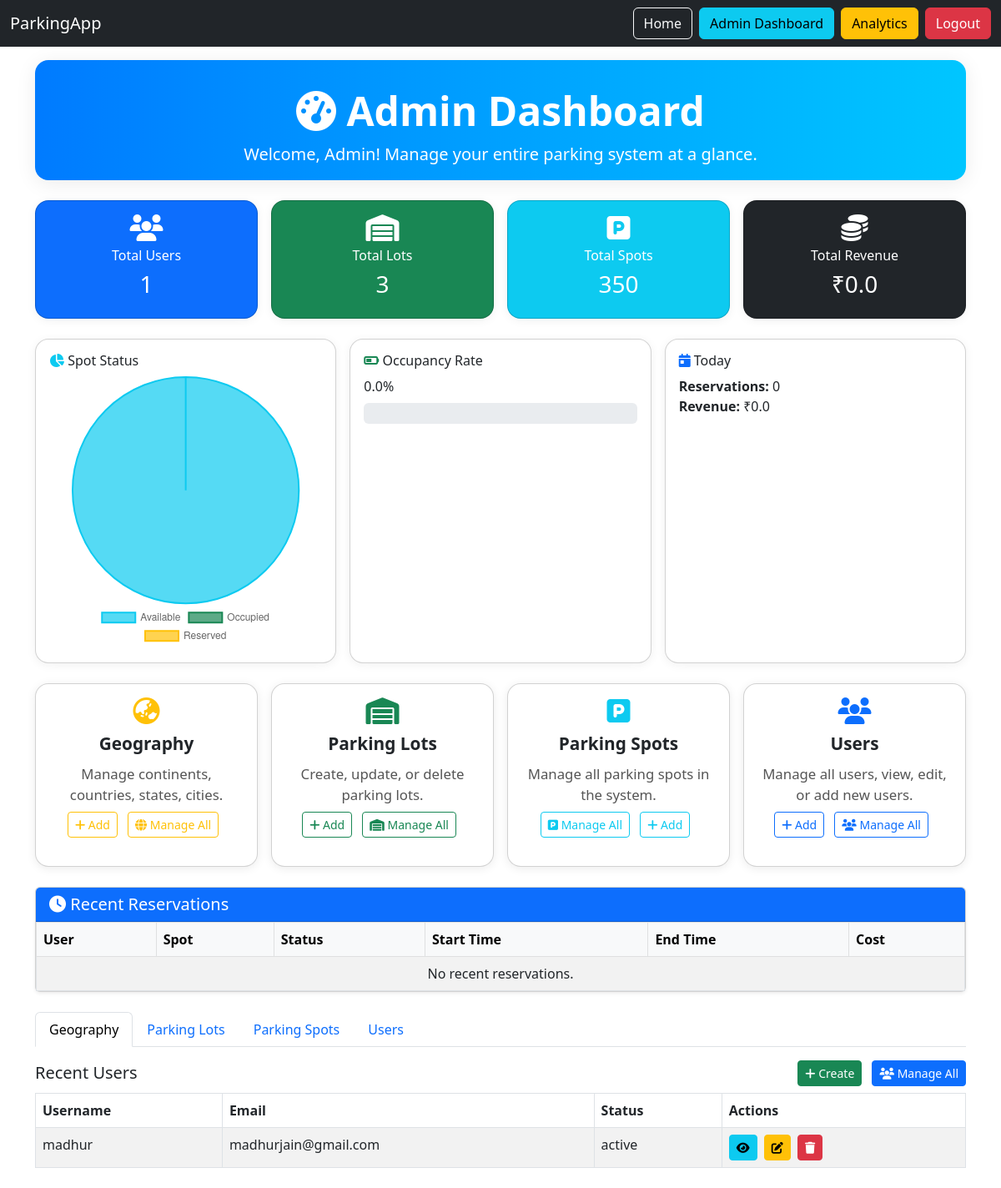
The app's page /admin/dashboard (signed in), older data.
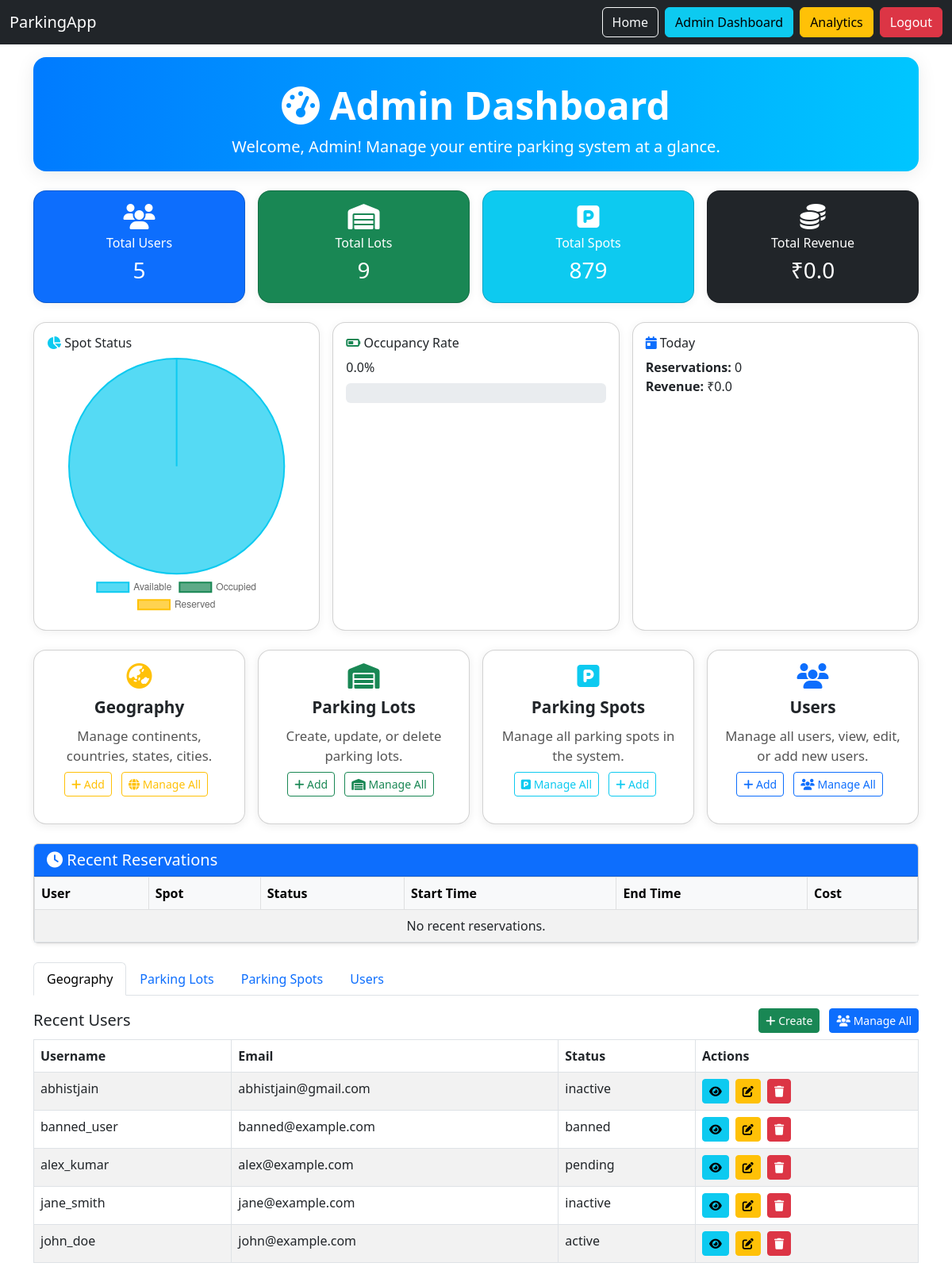
The same page, newer data.
### app/models/user.py (models this page shows, shortened)
class User(BaseModel):
    __tablename__ = "users"
    username = db.Column(db.String(80), unique=True, nullable=False, index=True)
    email = db.Column(db.String(150), unique=True, nullable=False, index=True)
    phone = db.Column(db.String(20), nullable=False, unique=True)
    password_hash = db.Column(db.String(200), nullable=False)
    first_name = db.Column(db.String(50), nullable=False)
    last_name = db.Column(db.String(50), nullable=False)
    gender = db.Column(db.Enum(GenderEnum), nullable=False, default=GenderEnum.OTHER)
    status = db.Column(db.Enum(UserStatus), default=UserStatus.PENDING, nullable=False)
    user_roles = db.relationship('UserRole', back_populates='user', cascade='all, delete-orphan')
    reservations = db.relationship('Reservation', back_populates='user')

### app/routes/admin.py (the view)
@admin_bp.route('/dashboard')
@require_permission(PermissionType.FULL_SYSTEM_ACCESS.value)
@refresh_db_session
def admin_dashboard():
    try:
        today = datetime.now().date()
        today_revenue = db.session.query(func.sum(Reservation.total_cost)).filter(
            func.date(Reservation.created_at) == today,
            Reservation.status != ReservationStatus.CANCELLED
        ).scalar() or 0
        total_revenue = db.session.query(func.sum(Reservation.total_cost)).filter(
            Reservation.status != ReservationStatus.CANCELLED
        ).scalar() or 0
        today_reservations = Reservation.query.filter(
            func.date(Reservation.created_at) == today
        ).count()
        recent_reservations = Reservation.query.order_by(
            Reservation.created_at.desc()
        ).limit(10).all()
        total_continents = Continent.query.count()
        total_countries = Country.query.count()
        total_states = State.query.count()
        total_cities = City.query.count()
        total_users = User.query.filter(User.username != 'admin').count()
        total_parking_lots = ParkingLot.query.count()
        total_parking_spots = ParkingSpot.query.count()
        total_reservations = Reservation.query.count()
        available_spots = ParkingSpot.count_available()
        reserved_spots = ParkingSpot.count_reserved()
        occupied_spots = ParkingSpot.count_occupied()
        stats = {
            'total_continents': total_continents,
            'total_countries': total_countries,
            'total_states': total_states,
            'total_cities': total_cities,
            'total_users': total_users,
            'total_parking_lots': total_parking_lots,
            'total_parking_spots': total_parking_spots,
            'total_reservations': total_reservations,
            'occupied_spots': occupied_spots,
            'available_spots': available_spots,
            'reserved_spots': reserved_spots,
            'today_reservations': today_reservations,
            'today_revenue': float(today_revenue),
            'total_revenue': float(total_revenue),
            'occupancy_rate': round((occupied_spots / total_parking_spots * 100), 2)
                              if total_parking_spots > 0 else 0
        }
        users = User.query.filter(User.username != 'admin').order_by(User.created_at.desc()).limit(5).all()
        lots = ParkingLot.query.order_by(ParkingLot.created_at.desc()).limit(5).all()
        spots = ParkingSpot.query.order_by(ParkingSpot.created_at.desc()).limit(5).all()
        continents = Continent.query.order_by(Continent.created_at.desc()).limit(5).all()
        countries = Country.query.order_by(Country.created_at.desc()).limit(5).all()
        states = State.query.order_by(State.created_at.desc()).limit(5).all()
        cities = City.query.order_by(City.created_at.desc()).limit(5).all()
        return render_template('dashboards/admin_dashboard.html',
                               stats=stats,
                               recent_reservations=recent_reservations,
                               users=users,
                               lots=lots,
                               spots=spots,
                               continents=continents,
                               countries=countries,
                               states=states,
                               cities=cities)
    except Exception as e:
        flash(f"Error loading dashboard: {str(e)}", "error")
        return render_template('dashboards/admin_dashboard.html',
                               stats={},
                               recent_reservations=[])

### app/models/parking.py (called while the page is built)
    @staticmethod
    def count_available():
        return ParkingSpot.query.filter_by(status=SpotStatus.AVAILABLE).count()

    @staticmethod
    def count_reserved():
        return ParkingSpot.query.filter_by(status=SpotStatus.RESERVED).count()

    @staticmethod
    def count_occupied():
        return ParkingSpot.query.filter_by(status=SpotStatus.OCCUPIED).count()

### app/routes/admin.py (called while the page is built)
def refresh_db_session(func):
    @wraps(func)
    def wrapper(*args, **kwargs):
        db.session.expire_all()  # clears SQLAlchemy cache
        return func(*args, **kwargs)
    return wrapper

### app/templates/dashboards/admin_dashboard.html (shortened to what the changed rows need)
{% extends 'base.html' %}
{% block content %}
<link rel="stylesheet" href="https://cdnjs.cloudflare.com/ajax/libs/font-awesome/6.4.0/css/all.min.css">
<div class="dashboard-hero text-center mb-4">
  <h1 class="display-5 fw-bold mb-2"><i class="fa-solid fa-gauge-high"></i> Admin Dashboard</h1>
</div>
<div class="row mb-4 g-3">
  <div class="col-md-3">
    <div class="card stat-card text-white bg-primary text-center">
      <div class="card-body">
        <i class="fa-solid fa-users fa-2x mb-2"></i>
        <h6>Total Users</h6>
        <h3>{{ stats.total_users }}</h3>
      </div>
    </div>
  </div>
  <div class="col-md-3">
    <div class="card stat-card text-white bg-success text-center">
      <div class="card-body">
        <i class="fa-solid fa-warehouse fa-2x mb-2"></i>
        <h6>Total Lots</h6>
        <h3>{{ stats.total_parking_lots }}</h3>
      </div>
    </div>
  </div>
  <div class="col-md-3">
    <div class="card stat-card text-white bg-info text-center">
      <div class="card-body">
        <i class="fa-solid fa-parking fa-2x mb-2"></i>
        <h6>Total Spots</h6>
        <h3>{{ stats.total_parking_spots }}</h3>
      </div>
    </div>
  </div>
</div>
<div class="card shadow-sm mb-4">
  <div class="card-body p-0">
    <table class="table table-bordered table-striped mb-0">
      <thead class="table-light">
        <tr>
          <th>User</th>
          <th>Spot</th>
          <th>Status</th>
          <th>Start Time</th>
          <th>End Time</th>
          <th>Cost</th>
        </tr>
      </thead>
    </table>
  </div>
</div>
<div class="tab-content mb-4" id="adminTabContent">
  <div class="tab-pane fade show active" id="users" role="tabpanel">
    <table class="table table-bordered table-striped">
      <thead>
        <tr>
          <th>Username</th>
          <th>Email</th>
          <th>Status</th>
          <th>Actions</th>
        </tr>
      </thead>
      <tbody>
        {% for user in users %}
        <tr>
          <td>{{ user.username }}</td>
          <td>{{ user.email }}</td>
          <td>{{ user.status.value if user.status else '' }}</td>
          <td>
            <a href="{{ url_for('admin.view_user_details', user_id=user.id) }}" class="btn btn-info btn-sm me-1" title="View"><i class="fa fa-eye"></i></a>
            <a href="{{ url_for('admin.edit_user', user_id=user.id) }}" class="btn btn-warning btn-sm me-1" title="Edit"><i class="fa fa-edit"></i></a>
            <form action="{{ url_for('admin.delete_user', user_id=user.id) }}" method="post" style="display:inline;" onsubmit="return confirm('Are you sure you want to delete this user?');">
              <button type="submit" class="btn btn-danger btn-sm" title="Delete"><i class="fa fa-trash"></i></button>
            </form>
          </td>
        </tr>
        {% endfor %}
      </tbody>
    </table>
  </div>
</div>
<script>
const spotStatusData = {
  labels: ['Available', 'Occupied', 'Reserved'],
  datasets: [{
    data: [
      {{ stats.available_spots|default(0) }},
      {{ stats.occupied_spots|default(0) }},
      {{ stats.reserved_spots|default(0) }}
    ],
    backgroundColor: [
      'rgba(13, 202, 240, 0.7)', // info
      'rgba(25, 135, 84, 0.7)',  // success
      'rgba(255, 193, 7, 0.7)'   // warning
    ],
    borderColor: [
      'rgba(13, 202, 240, 1)',
      'rgba(25, 135, 84, 1)',
      'rgba(255, 193, 7, 1)'
    ],
    borderWidth: 2
  }]
};
const ctx = document.getElementById('spotStatusChart').getContext('2d');
new Chart(ctx, {
  type: 'pie',
  data: spotStatusData,
  options: {
    plugins: {
      legend: { display: true, position: 'bottom' }
    }
  }
});
</script>
{% endblock %}

Row changes from the older to the newer data that the page shows:
removed User: username "madhur", email "madhurjain@gmail.com", status "active"
added User: username "abhistjain", email "abhistjain@gmail.com", status "inactive"
added User: username "banned_user", email "banned@example.com", status "banned"
added User: username "alex_kumar", email "alex@example.com", status "pending"
added User: username "jane_smith", email "jane@example.com", status "inactive"
added User: username "john_doe", email "john@example.com", status "active"
Text that changed along with them:
{{ stats.total_users }}: "1" → "5"
{{ stats.total_parking_lots }}: "3" → "9"
{{ stats.total_parking_spots }}: "350" → "879"
